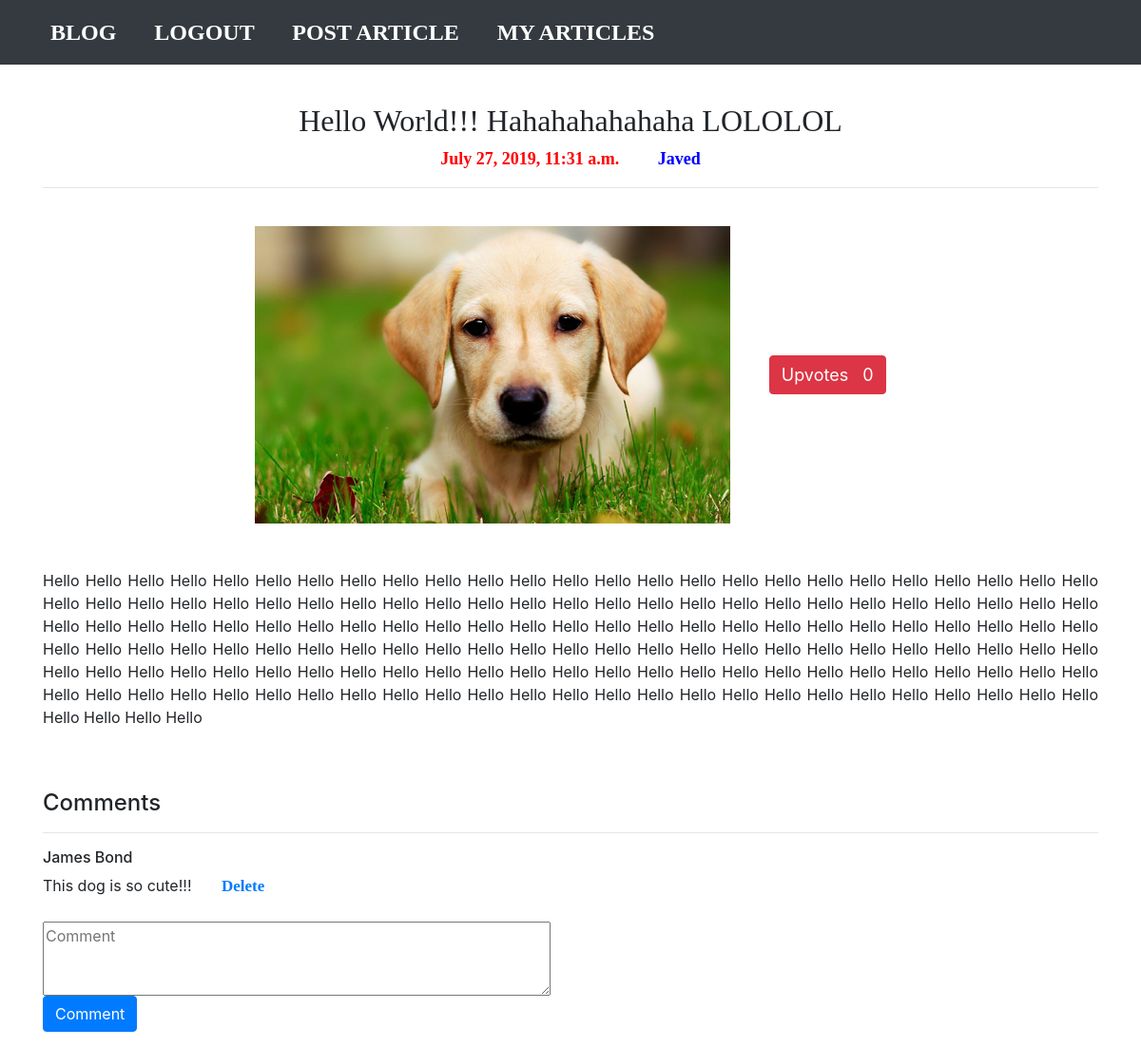
The app's page /detail/3/ (signed in) with its own data.
### Blog/models.py (models this page shows, shortened)
class BlogApp(models.Model):
	title = models.CharField(max_length = 200)
	pub_date = models.DateTimeField()
	image = models.ImageField(upload_to = 'images/', default = '/images/x.jpg', blank=True, null=True)
	body = models.TextField()
	user = models.ForeignKey(User, on_delete = models.CASCADE)
	upvote = models.IntegerField(default = 0)
	user_upvoted = models.TextField(default = "")

class Comment(models.Model):
	name = models.CharField(max_length = 40)
	comment = models.TextField()
	blog = models.ForeignKey(BlogApp, on_delete = models.CASCADE)
	flag = models.IntegerField(default = 0)

### Blog/views.py (the view)
# urls.py: path('detail/<int:blog_id>/', views.detail, name = 'detail'),
def detail(request, blog_id):
	global rs
	rs = blog_id
	info = BlogApp.objects.all()
	data = BlogApp.objects.get(pk = blog_id)
	ds = data.user
	cmnt = info[blog_id - 1].comment_set.all()
	us = request.user.username
	px = ""
	cx = 0
	if(len(us) == 0):
		px = ""
		return redirect('signup')
	else:
		px = "Autor: "+us
		cx = 1
		context = {'blog':data, 'cmnt':cmnt, 'user':px, 'cx':cx, 'us':us, 'ds':ds}
		return render(request, 'Blog/detail.html', context)

### Blog/templates/Blog/detail.html (shortened to what this page needs)
{% extends 'base2.html' %}
{% block content %}
	<br>
	<h2 class="text-center pt-3" style="font-family: cambria; text-align: justify; text-align-last: center;">{{ blog.title }}</h2>
		<p class="text-center" style=" color: red; font-weight: bold; font-family: calibri; font-size: 18px">{{ blog.pub_date }} &nbsp;&nbsp;&nbsp;&nbsp;&nbsp;&nbsp;&nbsp;&nbsp;<span style=" color: Blue; font-weight: bold; font-family: calibri; font-size: 18px">{{ ds }}</span></p>
		<hr>
		<br>
		<center><img class="img-fluid" src="{{ blog.image.url }}" height="500" width="500">&nbsp;&nbsp;&nbsp;&nbsp;&nbsp;&nbsp;&nbsp;&nbsp;&nbsp;<button class="btn btn-danger"><a href="{% url 'upvote' blog.id %}" style="font-size: 18px; text-decoration: none; color: white"> Upvotes &nbsp; {{ blog.upvote }}</a></button></center>
		<br>
		<br>
		<p class="card-text" style="text-align: justify; text-align-last: left;">{{ blog.body }}</p>
		<br>
	<br>
	<h4>Comments</h4>
	<hr>
	{% for data in cmnt %}
		<div>
			<h6>{{ data.name }}</h6>
			{{ data.comment }} &nbsp;&nbsp;&nbsp;&nbsp;&nbsp; <a href="{% url 'delete' data.id %}" style="text-decoration: none; font-weight: bold; font-family: calibri; font-size: 17px;">Delete</a>
		</div>
		<br>
	{% endfor %}
	<form action="{% url 'comment' %}" method="POST">
		<textarea rows="3" cols="50" placeholder="Comment" name="comment"></textarea>
		<br>
		<button type="submit" class="btn btn-primary">Comment</button>
	</form>
{% endblock %}

### records on screen
BlogApp: title "Hello World!!! Hahahahahahaha LOLOLOL", pub_date "July 27, 2019, 11:31 a.m.", image (picture), upvote "0", body "Hello Hello Hello Hello Hello Hello Hello Hello Hello Hello Hello Hello Hello Hello Hello Hello Hello Hello Hello Hello Hello Hello Hello Hello Hello Hello Hello Hello Hello Hello Hello Hello Hello Hello Hello Hello Hello Hello Hello Hello Hello Hello Hello Hello Hello Hello Hello Hello Hello Hello Hello Hello Hello Hello Hello Hello Hello Hello Hello Hello Hello Hello Hello Hello Hello Hello Hello Hello Hello Hello Hello Hello Hello Hello Hello Hello Hello Hello Hello Hello Hello Hello Hello Hello Hello Hello Hello Hello Hello Hello Hello Hello Hello Hello Hello Hello Hello Hello Hello Hello Hello Hello Hello Hello Hello Hello Hello Hello Hello Hello Hello Hello Hello Hello Hello Hello…"
Comment: name "James Bond", comment "This dog is so cute!!!"

### other values on screen
{{ ds }} "Javed"
